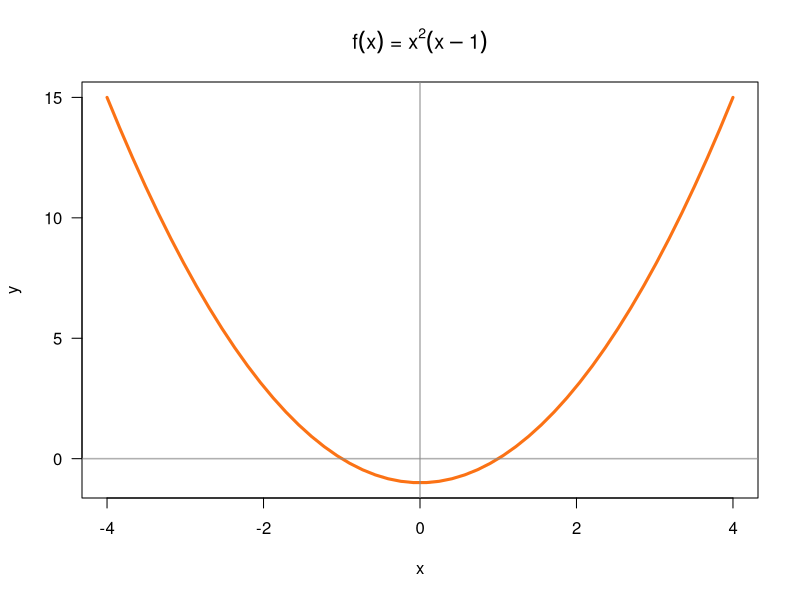

Write the R code that produced this figure. (Note: this script raises an error after producing the figure.)
## ---- chunk 1
knitr::opts_chunk$set(echo = TRUE, error = TRUE)
## ---- chunk 2
poly1 <- function(x) {
  x^2 - 1
}
## ---- chunk 3
# set of points
x <- seq(-4, 4, length.out = 50)
y <- poly1(x)

# graph polynomial
plot(x, y, type = 'l', lwd = 3, col = "#FB7215", las = 1)
abline(h = 0, v = 0, col = '#888888aa', lwd = 1.5)
title(main = expression(paste(f(x), ' = ', x^2, (x - 1))))
## ---- chunk 4
poly2 <- function(x) {
    x^3
}

y2a <- poly2(x)

plot(x, y2, type = 'l', lwd = 3, col = "#FB7215", las = 1)
abline(h = 0, v = 0, col = '#888888aa', lwd = 1.5)
title(main = expression(paste(f(x), ' = ', x^3)))


## ---- chunk 5
poly2b <- function(x) {
    (x^2-1)*((x+3)^3)
}
y2b <- poly2b(x)
plot(x, y2b, type = 'l', lwd = 3, col = "#FB7215", las = 1)
abline(h = 0, v = 0, col = '#888888aa', lwd = 1.5)
title(main = expression(paste(f(x), ' = ', (x^2 - 1), (x + 3)^3)))

## ---- chunk 6
poly2c <- function(x) {
    (x^2 - 1)*(x^2 - 9)
}
y2c <- poly2c(x)
plot(x, y2c, type = 'l', lwd = 3, col = "#FB7215", las = 1)
abline(h = 0, v = 0, col = '#888888aa', lwd = 1.5)
title(main = expression(paste(f(x), ' = ', (x^2 - 1), (x^2 - 9))))

## ---- chunk 7
# area of circle with radius 2
r <- 2
area <- pi * r^2
area
## ---- chunk 8
# Returns the area of a circle given the radius.
# Default radius is 1
circle_area <- function(radius = 1) {
    pi*(radius^2)
}

## ---- chunk 9
circle_area()
circle_area(radius=3)

## ---- chunk 10
circle_area <- function(radius = 1) {
    if (radius < 0) {
        stop("radius canot be negative")
    }
    pi*(radius^2)
}

## ---- chunk 11
circle_area(radius = -2)

## ---- chunk 12
# cylinder variables
r = 2  # radius
h = 3  # height

# area of cylinder
2 * pi * r * h + 2 * pi * r^2
## ---- chunk 13
# Given the radius and height of a cylinder, returns the area.
# Default radius=1
# Default height=1
cylinder_area <- function(radius=1,height=1) {
    if (height < 0) {
        stop("height cannot be ")
    }
    2*pi*radius*height + 2*circle_area(radius)
}

## ---- chunk 14
cylinder_area()
cylinder_area(radius = 2, height = 3)
cylinder_area(radius = -2, height = 1)
cylinder_area(radius = 2, height = -1)
cylinder_area(radius = -2, height = -1)
## ---- chunk 15
# 4 is exactly divisible by 2
4 %% 2
## ---- chunk 16
# 5 is not exactly divisible by 2
5 %% 2
## ---- chunk 17
is_even <- function(n) {
    if (!is.numeric(n)) {
        NA
    } else if (n %% 2 == 0) {
        TRUE
    } else {
        FALSE
    }
}

## ---- chunk 18
is_even(10)

is_even(33)

is_even('a')

## ---- chunk 19
is_odd <- function(n) {
    !is_even(n)
}

## ---- chunk 20
is_odd(1)

is_odd(4)

is_odd('a')

## ---- chunk 21
squish <- function(n) {
    if (n < 0) {
        0
    } else if (n > 100) {
        100
    } else {
        n
    }
}

## ---- chunk 22
squish(-5)

squish(180)

squish(50)

squish(0)

squish(100)

